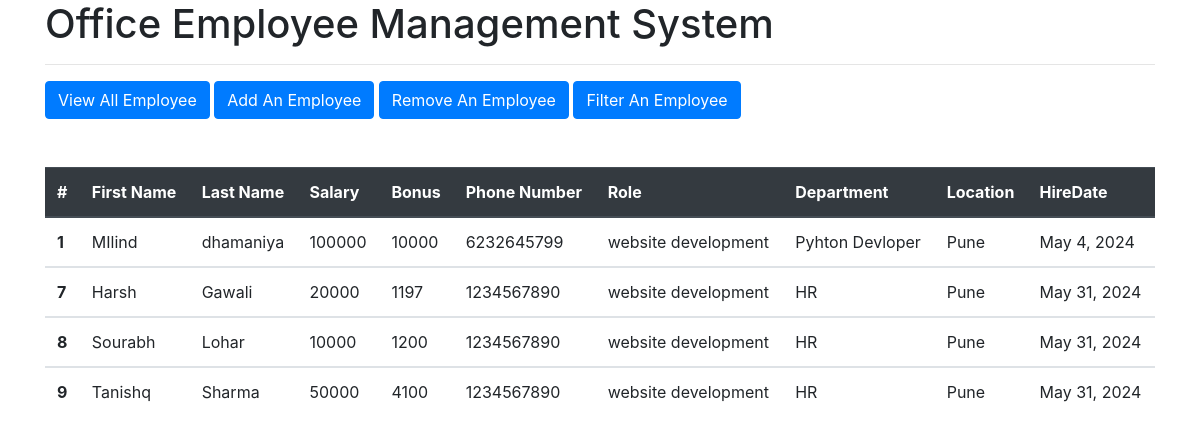
The app's page /all_emp with its own data.
### emp_app/models.py (models this page shows, shortened)
class Employee(models.Model):
    first_name = models.CharField(max_length=100 , null=False)
    last_name = models.CharField(max_length=100 , null=False)
    dept = models.ForeignKey(deparment, on_delete=models.CASCADE)
    salary = models.IntegerField(default=0)
    bonus = models.IntegerField(default=0)
    role = models.ForeignKey(Role,on_delete=models.CASCADE)
    phone = models.IntegerField(default=0)
    hire_date = models.DateField()

class Role(models.Model):
    name = models.CharField(max_length=100, null=False)

class deparment (models.Model):
    name = models.CharField(max_length=100,null=False)
    location = models.CharField(max_length=100)

### emp_app/views.py (the view)
# urls.py: path('all_emp',views.all_emp , name='all_emp'),
def all_emp(request):
    emps = Employee.objects.all()
    context = {
        'emps': emps
    }
    return render(request, 'all_emp.html',context)

### emp_app/templates/all_emp.html (shortened to what this page needs)
<!doctype html>
<html lang="en">
    <head>
        <link rel="stylesheet"
            href="https://cdn.jsdelivr.net/npm/bootstrap@4.4.1/dist/css/bootstrap.min.css"
>
    </head>
    <body>
        <div class="container">
            <h1>Office Employee Management System</h1><hr>
            <a class="btn btn-primary" href="/all_emp" role="button"> View
                All Employee
            </a>
            <a class="btn btn-primary" href="/add_emp" role="button"> Add
                An
                Employee</a>
            <a class="btn btn-primary" href="/remove_emp" role="button">
                Remove An
                Employee</a>
            <a class="btn btn-primary" href="/filter_emp" role="button">
                Filter An
                Employee</a>
        </div>
        <div class="container">
        <table class="table mt-5">
            <thead class="thead-dark">
              <tr>
                <th scope="col">#</th>
                <th scope="col">First Name</th>
                <th scope="col">Last Name</th>
                <th scope="col">Salary</th>
                <th scope="col">Bonus</th>
                <th scope="col">Phone Number</th>
                <th scope="col">Role</th>
                <th scope="col">Department</th>
                <th scope="col">Location</th>
                <th scope="col">HireDate</th>
              </tr>
            </thead>
            {% for emp in emps %}
            <tbody>
              <tr>
                <th scope="row">{{emp.id}}</th>
                <td>{{emp.first_name}}</td>
                <td>{{emp.last_name}}</td>
                <td>{{emp.salary}}</td>
                <td>{{emp.bonus}}</td>
                <td>{{emp.phone}}</td>
                <td>{{emp.role.name}}</td>
                <td>{{emp.dept.name}}</td>
                <td>{{emp.dept.location}}</td>
                <td>{{emp.hire_date}}</td>
              </tr>
            </tbody>
            {% endfor %}
          </table>
        </div>
    </body>
</html>

### records on screen
Employee: id "1", first_name "MIlind", last_name "dhamaniya", salary "100000", bonus "10000", phone "6232645799", role.name "website development", dept.name "Pyhton Devloper", dept.location "Pune", hire_date "May 4, 2024"
Employee: id "7", first_name "Harsh", last_name "Gawali", salary "20000", bonus "1197", phone "1234567890", role.name "website development", dept.name "HR", dept.location "Pune", hire_date "May 31, 2024"
Employee: id "8", first_name "Sourabh", last_name "Lohar", salary "10000", bonus "1200", phone "1234567890", role.name "website development", dept.name "HR", dept.location "Pune", hire_date "May 31, 2024"
Employee: id "9", first_name "Tanishq", last_name "Sharma", salary "50000", bonus "4100", phone "1234567890", role.name "website development", dept.name "HR", dept.location "Pune", hire_date "May 31, 2024"
